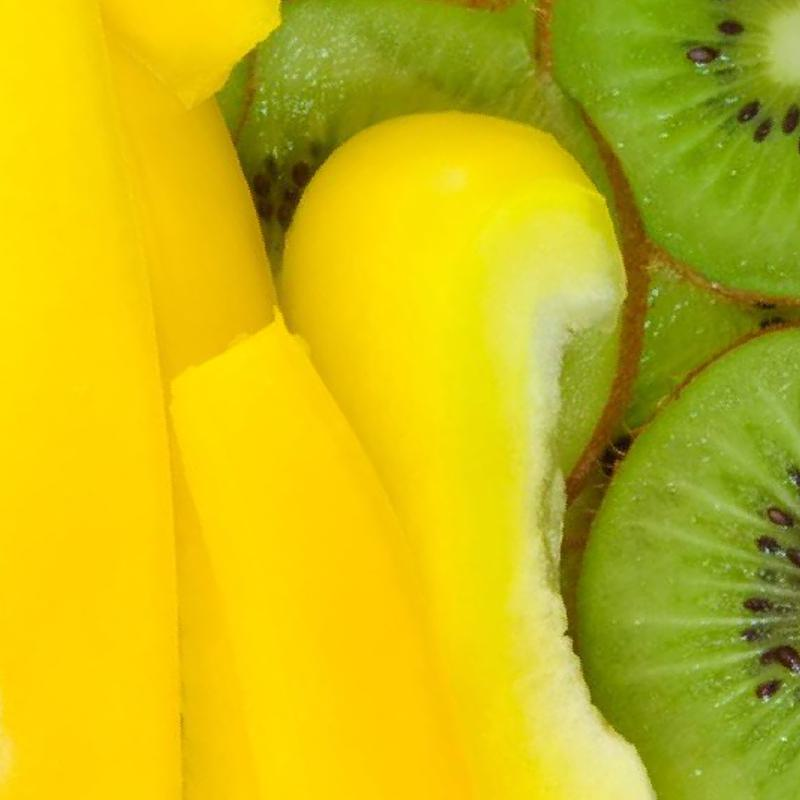
#> input picture edit/cropped_image_2.jpg, 800 x 800 px; its folder holds 6 pictures in this run
$ python rotation_scale.py
#> lines starting #> are read from the running program, lines starting #| are printed output that depends on the picture; after the words box and inside, x2 and y2 are one past the last pixel; in counts of white or black regions, pixels touching at a corner belong together
from PIL import Image
import numpy as np

def read(data_path, input_name):
#> called with data_path = './edit/', input_name = 'cropped_image_2.jpg'
    image = Image.open(data_path + input_name)
#> image is the input picture: PIL image 800x800 RGB; mean R, G, B 202.8, 186.5, 16.2

    return image


def crop_2(image, original_width, original_height, center_x, center_y, scale_factor, rotation_angle, x_shift, y_shift ):
    #rotated_image = image.rotate(rotation_angle, center=(center_x, center_y)) #回転

    new_size = (int(original_width * scale_factor), int(original_height * scale_factor))
    scaled_image = image.resize(new_size) #拡縮


    box_2 = (
        round((center_x * scale_factor - new_width / 2) ),
        round((center_y * scale_factor - new_height / 2) ),
        round((center_x * scale_factor - new_width / 2) + new_width ),
        round((center_y * scale_factor - new_height / 2) + new_height)
        )

    cropped_image = scaled_image.crop(box_2)
    cropped_image = cropped_image.rotate(rotation_angle, center=(center_x, center_y))

    return cropped_image

def save(cropped_image, data_path, output_name):
    cropped_image.save(data_path + output_name)

data_path = "./edit/"
input_name_1 = "cropped_image_2.jpg"
input_name_2 = "cropped_image_3.jpg"
output_name_1 = "1_filtered_image.jpg"
output_name_2 = "2_filtered_image.jpg"
output_name_mask_1 =  "1_mask_image.jpg"
output_name_mask_2 =  "2_mask_image.jpg"

image_1 = read(data_path, input_name_1)
image_2 = read(data_path, input_name_2)
#> call 2 of read, with data_path = './edit/', input_name = 'cropped_image_3.jpg'
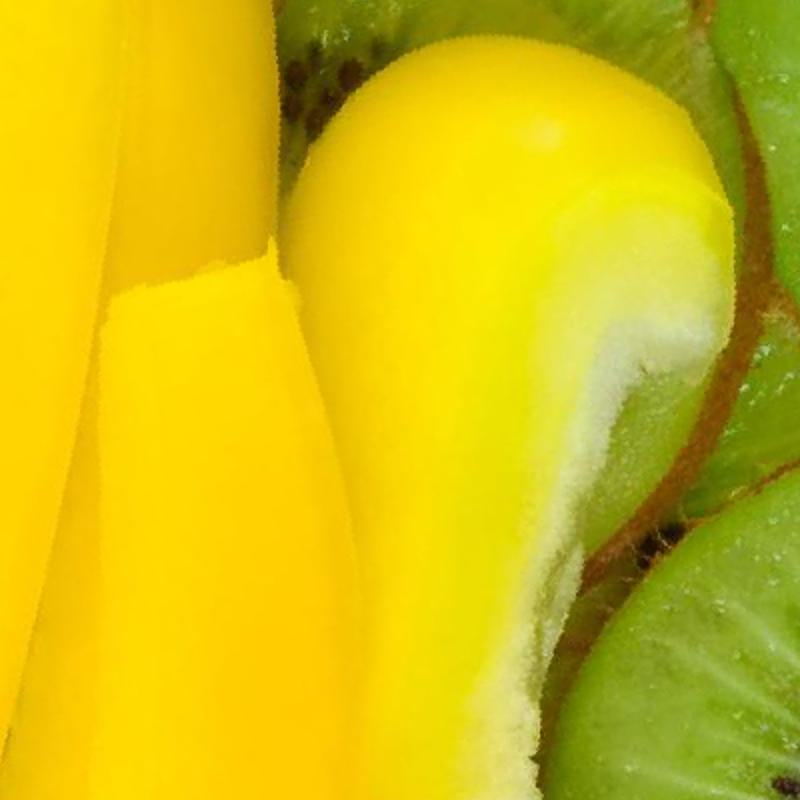
#> input picture edit/cropped_image_3.jpg, 800 x 800 px
#> in read, image is the input picture: PIL image 800x800 RGB; mean R, G, B 211.7, 189.8, 14.2

mask_img = Image.new("RGB", (800, 800), "white")
#> mask_img: PIL image 800x800 RGB; every value is 255
save(mask_img, "./mask/", "0_mask_image.jpg")
print("白い画像を 0_mask_image として保存しました。")

# 元画像のサイズ
original_width_1, original_height_1 = image_1.size
#> original_width_1 = 800; original_height_1 = 800
original_width_2, original_height_2 = image_2.size
#> original_width_2 = 800; original_height_2 = 800

new_width, new_height = 800, 800  # 新しい画像の幅と高さ

x, y = 0, 0  # 画像の左上の座標

x_shift, y_shift = 0,0
scale_factor = 1/1.534  # 拡大・縮小倍率
rotation_angle = -30.15 # 回転角度

center_x, center_y = (x + x + new_width) / 2 + + x_shift, (y + y + new_height) / 2 + y_shift# クロップ後の中心の座標

cropped_image_1 = crop_2(image_1, original_width_1, original_height_1, center_x, center_y, scale_factor, rotation_angle, x_shift, y_shift)
cropped_mask_img_1 = crop_2(mask_img, original_width_1, original_height_1, center_x, center_y, scale_factor, rotation_angle, x_shift, y_shift)
#> call 2 of crop_2, with original_width = 800, original_height = 800, center_x = 400, center_y = 400, scale_factor = 0.652, rotation_angle = -30.15, x_shift = 0, y_shift = 0
#> in crop_2 (call 2), `scaled_image = image.resize(new_size)`: scaled_image: PIL image 521x521 RGB; every value is 255
#> in crop_2 (call 2), `cropped_image = scaled_image.crop(box_2)`:
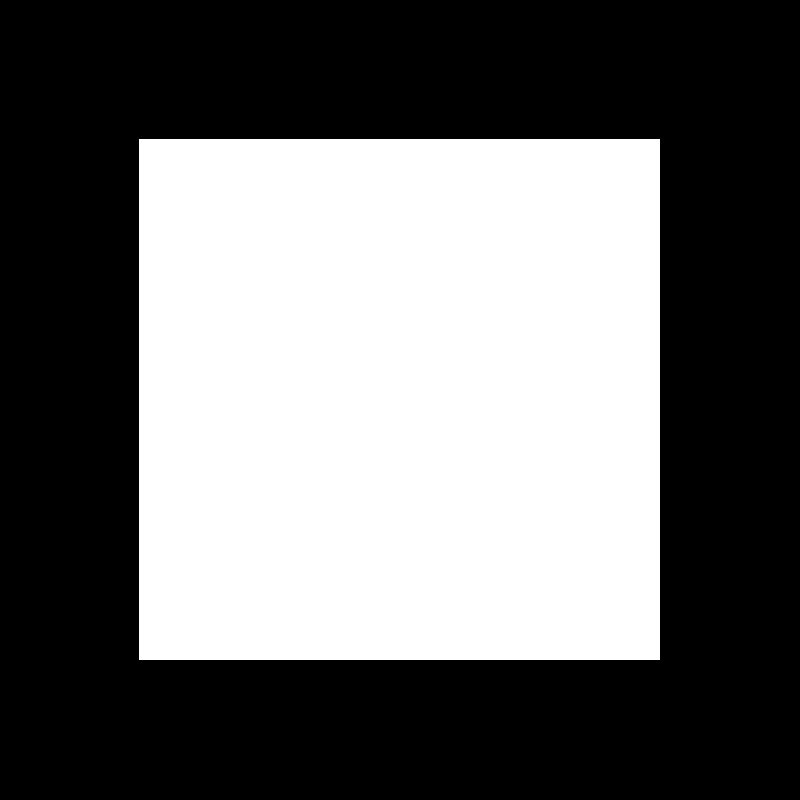
#> cropped_image: PIL image 800x800 RGB; 42.4% white; 1 white region, box (x1, y1, x2, y2) and area: (139, 139, 660, 660) 271441
#> in crop_2 (call 2), `cropped_image = cropped_image.rotate(rotation_angle, center=(center_x,..`:
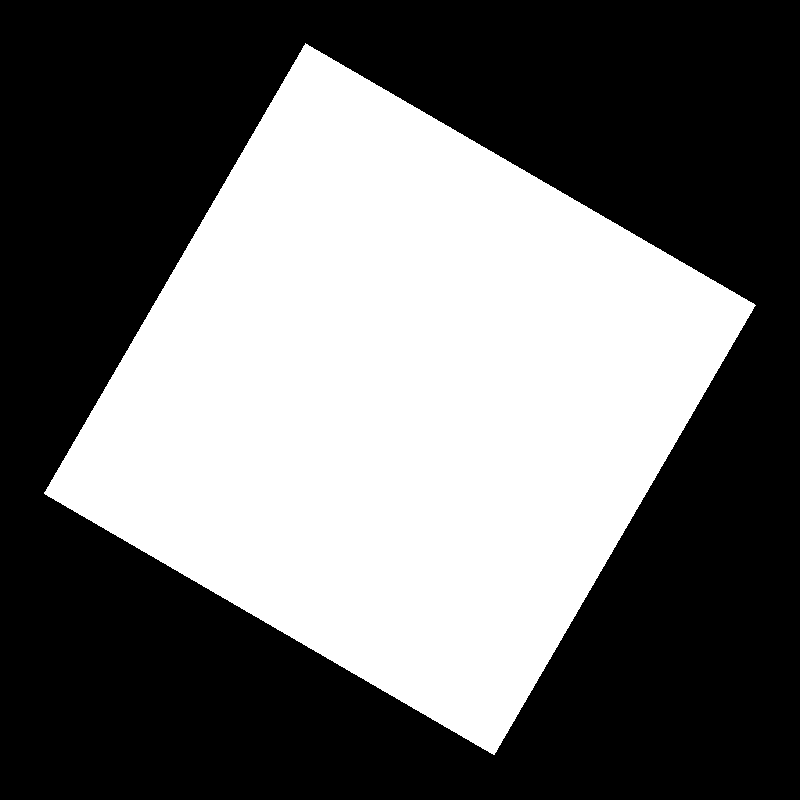
#> cropped_image: PIL image 800x800 RGB; 42.4% white; 1 white region, box (x1, y1, x2, y2) and area: (44, 43, 756, 755) 271440

save(cropped_image_1, "./hdr/", output_name_1)
print("画像の一部を切り抜いて 1_filtered_image.jpg として保存しました。")
save(cropped_mask_img_1, "./mask/", output_name_mask_1)
print("白い画像に1_filtered_image.jpgと同様の変換をして、 1_mask_image.jpg として保存しました。")


x_shift_2, y_shift_2 = 0,0
scale_factor_2 = 1/2.073  # 拡大・縮小倍率
rotation_angle_2 = -14.85 # 回転角度

center_x_2, center_y_2 = (x + x + new_width) / 2 + + x_shift_2, (y + y + new_height) / 2 + y_shift_2# クロップ後の中心の座標

cropped_image_2 = crop_2(image_2, original_width_2, original_height_2, center_x_2, center_y_2, scale_factor_2, rotation_angle_2, x_shift_2, y_shift_2)
#> call 3 of crop_2, with original_width = 800, original_height = 800, center_x = 400, center_y = 400, scale_factor = 0.482, rotation_angle = -14.85, x_shift = 0, y_shift = 0
#> in crop_2 (call 3), `cropped_image = scaled_image.crop(box_2)`:
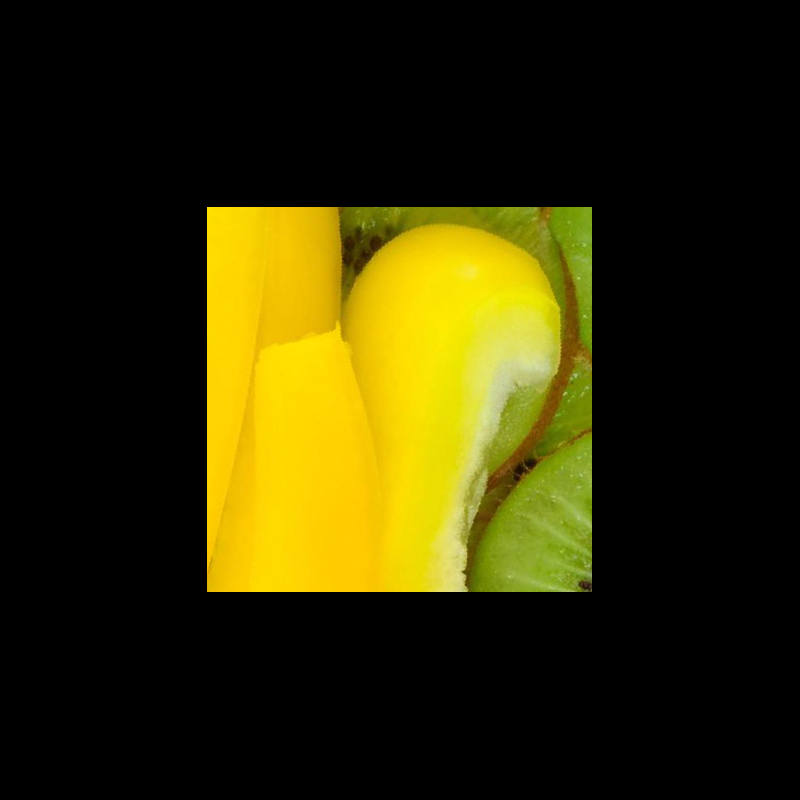
#> cropped_image: PIL image 800x800 RGB; mean R, G, B 49, 44, 3.3
#> in crop_2 (call 3), `cropped_image = cropped_image.rotate(rotation_angle, center=(center_x,..`:
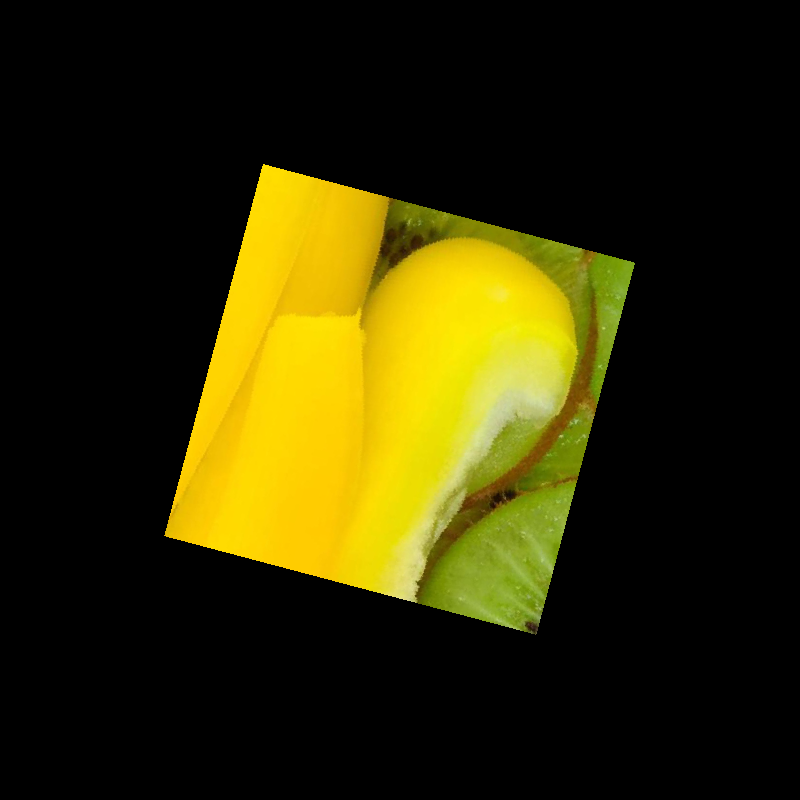
#> cropped_image: PIL image 800x800 RGB; mean R, G, B 49, 44, 3.3
cropped_mask_img_2 = crop_2(mask_img, original_width_2, original_height_2, center_x_2, center_y_2, scale_factor_2, rotation_angle_2, x_shift_2, y_shift_2)
#> call 4 of crop_2, with original_width = 800, original_height = 800, center_x = 400, center_y = 400, scale_factor = 0.482, rotation_angle = -14.85, x_shift = 0, y_shift = 0
#> in crop_2 (call 4), `scaled_image = image.resize(new_size)`: scaled_image: PIL image 385x385 RGB; every value is 255
#> in crop_2 (call 4), `cropped_image = scaled_image.crop(box_2)`:
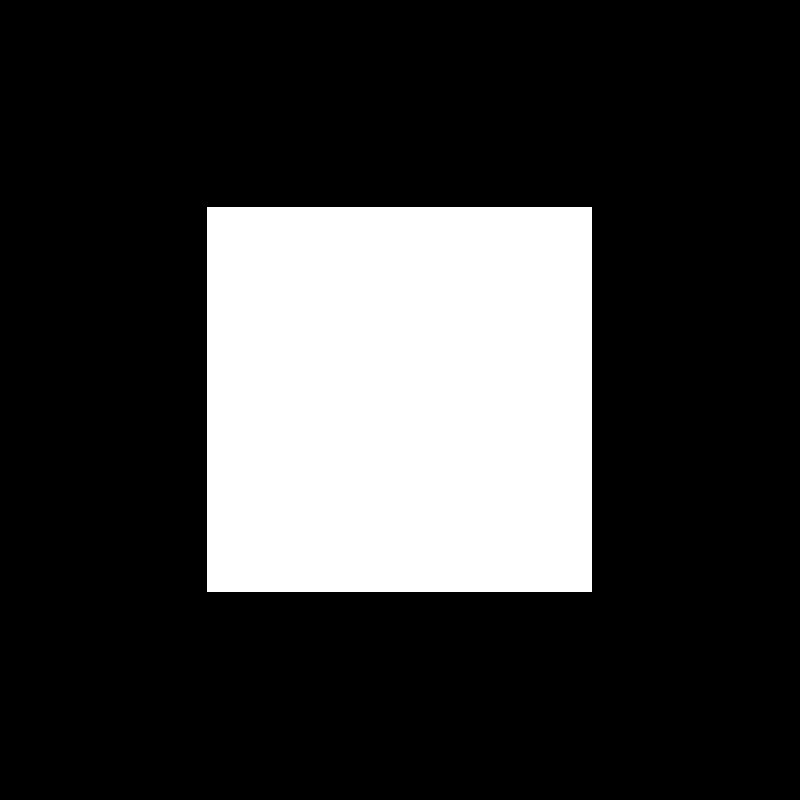
#> cropped_image: PIL image 800x800 RGB; 23.2% white; 1 white region, box (x1, y1, x2, y2) and area: (207, 207, 592, 592) 148225
#> in crop_2 (call 4), `cropped_image = cropped_image.rotate(rotation_angle, center=(center_x,..`:
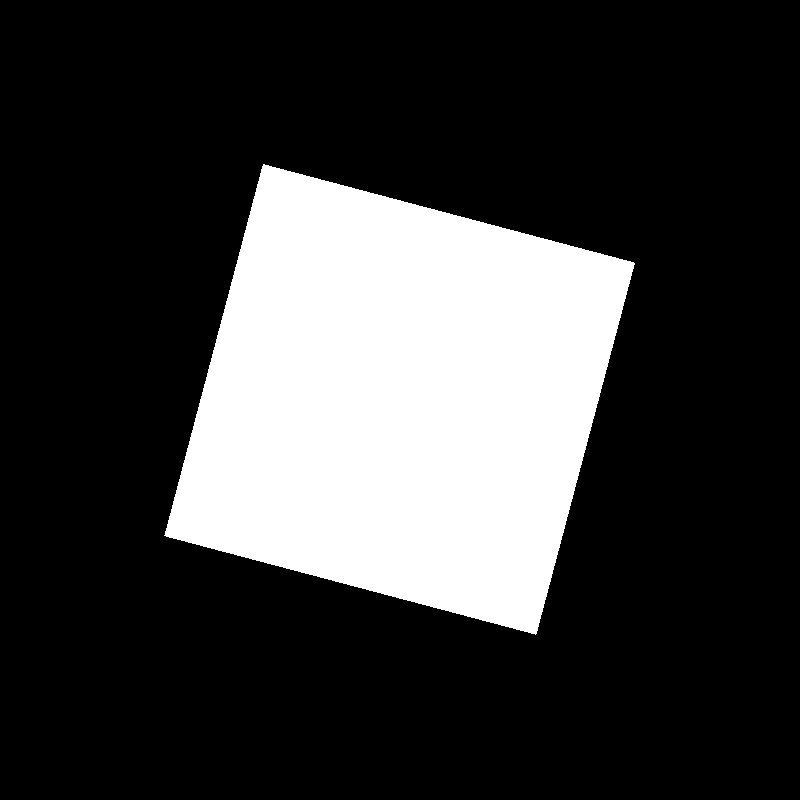
#> cropped_image: PIL image 800x800 RGB; 23.2% white; 1 white region, box (x1, y1, x2, y2) and area: (164, 164, 635, 635) 148226

save(cropped_image_2, "./hdr/", output_name_2)
print("画像の一部を切り抜いて 2_filtered_image.jpg として保存しました。")
save(cropped_mask_img_2, "./mask/", output_name_mask_2)
print("白い画像に2_filtered_image.jpgと同様の変換をして、 2_mask_image.jpg として保存しました。")
